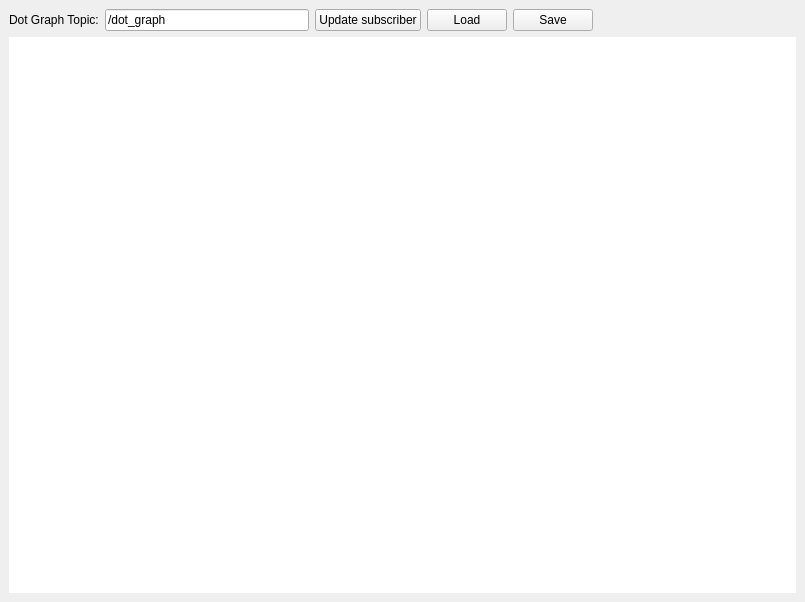
<?xml version="1.0" encoding="UTF-8"?>
<ui version="4.0">
 <class>RqtDotGraphViewer</class>
 <widget class="QWidget" name="RqtDotGraphViewer">
  <property name="geometry">
   <rect>
    <x>0</x>
    <y>0</y>
    <width>805</width>
    <height>602</height>
   </rect>
  </property>
  <property name="sizePolicy">
   <sizepolicy hsizetype="Expanding" vsizetype="Expanding">
    <horstretch>0</horstretch>
    <verstretch>0</verstretch>
   </sizepolicy>
  </property>
  <property name="windowTitle">
   <string>Dot Graph Viewer</string>
  </property>
  <layout class="QVBoxLayout" name="verticalLayout">
   <property name="spacing">
    <number>6</number>
   </property>
   <property name="leftMargin">
    <number>9</number>
   </property>
   <property name="topMargin">
    <number>9</number>
   </property>
   <property name="rightMargin">
    <number>9</number>
   </property>
   <property name="bottomMargin">
    <number>9</number>
   </property>
   <item>
    <layout class="QHBoxLayout" name="horizontalLayout_2">
     <item>
      <widget class="QLabel" name="label">
       <property name="text">
        <string>Dot Graph Topic:</string>
       </property>
      </widget>
     </item>
     <item>
      <widget class="QLineEdit" name="topicText">
       <property name="enabled">
        <bool>true</bool>
       </property>
       <property name="autoFillBackground">
        <bool>false</bool>
       </property>
       <property name="text">
        <string>/dot_graph</string>
       </property>
       <property name="frame">
        <bool>true</bool>
       </property>
       <property name="readOnly">
        <bool>false</bool>
       </property>
      </widget>
     </item>
     <item>
      <widget class="QPushButton" name="refreshButton">
       <property name="layoutDirection">
        <enum>Qt::LeftToRight</enum>
       </property>
       <property name="text">
        <string>Update subscriber</string>
       </property>
      </widget>
     </item>
     <item>
      <widget class="QPushButton" name="loadButton">
       <property name="text">
        <string>Load</string>
       </property>
      </widget>
     </item>
     <item>
      <widget class="QPushButton" name="saveButton">
       <property name="text">
        <string>Save</string>
       </property>
      </widget>
     </item>
     <item>
      <spacer name="horizontalSpacer_2">
       <property name="orientation">
        <enum>Qt::Horizontal</enum>
       </property>
       <property name="sizeType">
        <enum>QSizePolicy::Expanding</enum>
       </property>
       <property name="sizeHint" stdset="0">
        <size>
         <width>100</width>
         <height>20</height>
        </size>
       </property>
      </spacer>
     </item>
    </layout>
   </item>
  <item>
    <widget class="DotWidget" name="xdot_widget" native="true">
     <property name="sizePolicy">
      <sizepolicy hsizetype="Expanding" vsizetype="Expanding">
       <horstretch>0</horstretch>
       <verstretch>0</verstretch>
      </sizepolicy>
     </property>
     <property name="minimumSize">
      <size>
       <width>100</width>
       <height>100</height>
      </size>
     </property>
     <property name="palette">
      <palette>
       <active>
        <colorrole role="WindowText">
         <brush brushstyle="SolidPattern">
          <color alpha="255">
           <red>0</red>
           <green>0</green>
           <blue>0</blue>
          </color>
         </brush>
        </colorrole>
        <colorrole role="Button">
         <brush brushstyle="SolidPattern">
          <color alpha="255">
           <red>255</red>
           <green>255</green>
           <blue>255</blue>
          </color>
         </brush>
        </colorrole>
        <colorrole role="Light">
         <brush brushstyle="SolidPattern">
          <color alpha="255">
           <red>255</red>
           <green>255</green>
           <blue>255</blue>
          </color>
         </brush>
        </colorrole>
        <colorrole role="Midlight">
         <brush brushstyle="SolidPattern">
          <color alpha="255">
           <red>255</red>
           <green>255</green>
           <blue>255</blue>
          </color>
         </brush>
        </colorrole>
        <colorrole role="Dark">
         <brush brushstyle="SolidPattern">
          <color alpha="255">
           <red>127</red>
           <green>127</green>
           <blue>127</blue>
          </color>
         </brush>
        </colorrole>
        <colorrole role="Mid">
         <brush brushstyle="SolidPattern">
          <color alpha="255">
           <red>170</red>
           <green>170</green>
           <blue>170</blue>
          </color>
         </brush>
        </colorrole>
        <colorrole role="Text">
         <brush brushstyle="SolidPattern">
          <color alpha="255">
           <red>0</red>
           <green>0</green>
           <blue>0</blue>
          </color>
         </brush>
        </colorrole>
        <colorrole role="BrightText">
         <brush brushstyle="SolidPattern">
          <color alpha="255">
           <red>255</red>
           <green>255</green>
           <blue>255</blue>
          </color>
         </brush>
        </colorrole>
        <colorrole role="ButtonText">
         <brush brushstyle="SolidPattern">
          <color alpha="255">
           <red>0</red>
           <green>0</green>
           <blue>0</blue>
          </color>
         </brush>
        </colorrole>
        <colorrole role="Base">
         <brush brushstyle="SolidPattern">
          <color alpha="255">
           <red>255</red>
           <green>255</green>
           <blue>255</blue>
          </color>
         </brush>
        </colorrole>
        <colorrole role="Window">
         <brush brushstyle="SolidPattern">
          <color alpha="255">
           <red>255</red>
           <green>255</green>
           <blue>255</blue>
          </color>
         </brush>
        </colorrole>
        <colorrole role="Shadow">
         <brush brushstyle="SolidPattern">
          <color alpha="255">
           <red>0</red>
           <green>0</green>
           <blue>0</blue>
          </color>
         </brush>
        </colorrole>
        <colorrole role="AlternateBase">
         <brush brushstyle="SolidPattern">
          <color alpha="255">
           <red>255</red>
           <green>255</green>
           <blue>255</blue>
          </color>
         </brush>
        </colorrole>
        <colorrole role="ToolTipBase">
         <brush brushstyle="SolidPattern">
          <color alpha="255">
           <red>255</red>
           <green>255</green>
           <blue>220</blue>
          </color>
         </brush>
        </colorrole>
        <colorrole role="ToolTipText">
         <brush brushstyle="SolidPattern">
          <color alpha="255">
           <red>0</red>
           <green>0</green>
           <blue>0</blue>
          </color>
         </brush>
        </colorrole>
       </active>
       <inactive>
        <colorrole role="WindowText">
         <brush brushstyle="SolidPattern">
          <color alpha="255">
           <red>0</red>
           <green>0</green>
           <blue>0</blue>
          </color>
         </brush>
        </colorrole>
        <colorrole role="Button">
         <brush brushstyle="SolidPattern">
          <color alpha="255">
           <red>255</red>
           <green>255</green>
           <blue>255</blue>
          </color>
         </brush>
        </colorrole>
        <colorrole role="Light">
         <brush brushstyle="SolidPattern">
          <color alpha="255">
           <red>255</red>
           <green>255</green>
           <blue>255</blue>
          </color>
         </brush>
        </colorrole>
        <colorrole role="Midlight">
         <brush brushstyle="SolidPattern">
          <color alpha="255">
           <red>255</red>
           <green>255</green>
           <blue>255</blue>
          </color>
         </brush>
        </colorrole>
        <colorrole role="Dark">
         <brush brushstyle="SolidPattern">
          <color alpha="255">
           <red>127</red>
           <green>127</green>
           <blue>127</blue>
          </color>
         </brush>
        </colorrole>
        <colorrole role="Mid">
         <brush brushstyle="SolidPattern">
          <color alpha="255">
           <red>170</red>
           <green>170</green>
           <blue>170</blue>
          </color>
         </brush>
        </colorrole>
        <colorrole role="Text">
         <brush brushstyle="SolidPattern">
          <color alpha="255">
           <red>0</red>
           <green>0</green>
           <blue>0</blue>
          </color>
         </brush>
        </colorrole>
        <colorrole role="BrightText">
         <brush brushstyle="SolidPattern">
          <color alpha="255">
           <red>255</red>
           <green>255</green>
           <blue>255</blue>
          </color>
         </brush>
        </colorrole>
        <colorrole role="ButtonText">
         <brush brushstyle="SolidPattern">
          <color alpha="255">
           <red>0</red>
           <green>0</green>
           <blue>0</blue>
          </color>
         </brush>
        </colorrole>
        <colorrole role="Base">
         <brush brushstyle="SolidPattern">
          <color alpha="255">
           <red>255</red>
           <green>255</green>
           <blue>255</blue>
          </color>
         </brush>
        </colorrole>
        <colorrole role="Window">
         <brush brushstyle="SolidPattern">
          <color alpha="255">
           <red>255</red>
           <green>255</green>
           <blue>255</blue>
          </color>
         </brush>
        </colorrole>
        <colorrole role="Shadow">
         <brush brushstyle="SolidPattern">
          <color alpha="255">
           <red>0</red>
           <green>0</green>
           <blue>0</blue>
          </color>
         </brush>
        </colorrole>
        <colorrole role="AlternateBase">
         <brush brushstyle="SolidPattern">
          <color alpha="255">
           <red>255</red>
           <green>255</green>
           <blue>255</blue>
          </color>
         </brush>
        </colorrole>
        <colorrole role="ToolTipBase">
         <brush brushstyle="SolidPattern">
          <color alpha="255">
           <red>255</red>
           <green>255</green>
           <blue>220</blue>
          </color>
         </brush>
        </colorrole>
        <colorrole role="ToolTipText">
         <brush brushstyle="SolidPattern">
          <color alpha="255">
           <red>0</red>
           <green>0</green>
           <blue>0</blue>
          </color>
         </brush>
        </colorrole>
       </inactive>
       <disabled>
        <colorrole role="WindowText">
         <brush brushstyle="SolidPattern">
          <color alpha="255">
           <red>127</red>
           <green>127</green>
           <blue>127</blue>
          </color>
         </brush>
        </colorrole>
        <colorrole role="Button">
         <brush brushstyle="SolidPattern">
          <color alpha="255">
           <red>255</red>
           <green>255</green>
           <blue>255</blue>
          </color>
         </brush>
        </colorrole>
        <colorrole role="Light">
         <brush brushstyle="SolidPattern">
          <color alpha="255">
           <red>255</red>
           <green>255</green>
           <blue>255</blue>
          </color>
         </brush>
        </colorrole>
        <colorrole role="Midlight">
         <brush brushstyle="SolidPattern">
          <color alpha="255">
           <red>255</red>
           <green>255</green>
           <blue>255</blue>
          </color>
         </brush>
        </colorrole>
        <colorrole role="Dark">
         <brush brushstyle="SolidPattern">
          <color alpha="255">
           <red>127</red>
           <green>127</green>
           <blue>127</blue>
          </color>
         </brush>
        </colorrole>
        <colorrole role="Mid">
         <brush brushstyle="SolidPattern">
          <color alpha="255">
           <red>170</red>
           <green>170</green>
           <blue>170</blue>
          </color>
         </brush>
        </colorrole>
        <colorrole role="Text">
         <brush brushstyle="SolidPattern">
          <color alpha="255">
           <red>127</red>
           <green>127</green>
           <blue>127</blue>
          </color>
         </brush>
        </colorrole>
        <colorrole role="BrightText">
         <brush brushstyle="SolidPattern">
          <color alpha="255">
           <red>255</red>
           <green>255</green>
           <blue>255</blue>
          </color>
         </brush>
        </colorrole>
        <colorrole role="ButtonText">
         <brush brushstyle="SolidPattern">
          <color alpha="255">
           <red>127</red>
           <green>127</green>
           <blue>127</blue>
          </color>
         </brush>
        </colorrole>
        <colorrole role="Base">
         <brush brushstyle="SolidPattern">
          <color alpha="255">
           <red>255</red>
           <green>255</green>
           <blue>255</blue>
          </color>
         </brush>
        </colorrole>
        <colorrole role="Window">
         <brush brushstyle="SolidPattern">
          <color alpha="255">
           <red>255</red>
           <green>255</green>
           <blue>255</blue>
          </color>
         </brush>
        </colorrole>
        <colorrole role="Shadow">
         <brush brushstyle="SolidPattern">
          <color alpha="255">
           <red>0</red>
           <green>0</green>
           <blue>0</blue>
          </color>
         </brush>
        </colorrole>
        <colorrole role="AlternateBase">
         <brush brushstyle="SolidPattern">
          <color alpha="255">
           <red>255</red>
           <green>255</green>
           <blue>255</blue>
          </color>
         </brush>
        </colorrole>
        <colorrole role="ToolTipBase">
         <brush brushstyle="SolidPattern">
          <color alpha="255">
           <red>255</red>
           <green>255</green>
           <blue>220</blue>
          </color>
         </brush>
        </colorrole>
        <colorrole role="ToolTipText">
         <brush brushstyle="SolidPattern">
          <color alpha="255">
           <red>0</red>
           <green>0</green>
           <blue>0</blue>
          </color>
         </brush>
        </colorrole>
       </disabled>
      </palette>
     </property>
     <property name="cursor">
      <cursorShape>PointingHandCursor</cursorShape>
     </property>
     <property name="mouseTracking">
      <bool>true</bool>
     </property>
     <property name="focusPolicy">
      <enum>Qt::NoFocus</enum>
     </property>
     <property name="contextMenuPolicy">
      <enum>Qt::ActionsContextMenu</enum>
     </property>
     <property name="autoFillBackground">
      <bool>true</bool>
     </property>
     <property name="styleSheet">
      <string notr="true"/>
     </property>
    </widget>
   </item>
  </layout>
 </widget>
 <customwidgets>
  <customwidget>
   <class>DotWidget</class>
   <extends>QWidget</extends>
   <header>rqt_dotgraph.xdot_qt</header>
  </customwidget>
 </customwidgets>
 <resources/>
 <connections/>
</ui>
